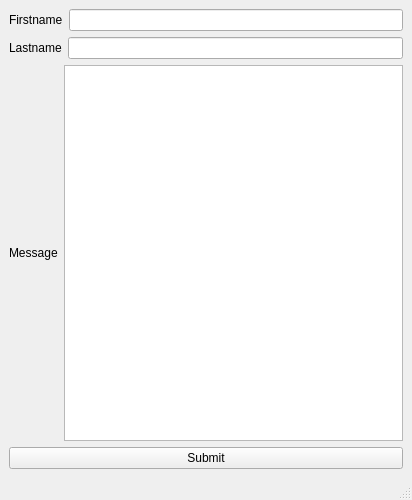
<?xml version="1.0" encoding="UTF-8"?>
<ui version="4.0">
 <class>MainWindow</class>
 <widget class="QMainWindow" name="MainWindow">
  <property name="geometry">
   <rect>
    <x>0</x>
    <y>0</y>
    <width>412</width>
    <height>500</height>
   </rect>
  </property>
  <property name="windowTitle">
   <string>MainWindow</string>
  </property>
  <widget class="QWidget" name="centralwidget">
   <layout class="QVBoxLayout" name="verticalLayout">
    <item>
     <layout class="QHBoxLayout" name="horizontalLayout">
      <item>
       <widget class="QLabel" name="label">
        <property name="text">
         <string>Firstname</string>
        </property>
       </widget>
      </item>
      <item>
       <widget class="QLineEdit" name="firstname_line_edit"/>
      </item>
     </layout>
    </item>
    <item>
     <layout class="QHBoxLayout" name="horizontalLayout_2">
      <item>
       <widget class="QLabel" name="label_2">
        <property name="text">
         <string>Lastname</string>
        </property>
       </widget>
      </item>
      <item>
       <widget class="QLineEdit" name="lastname_line_edit"/>
      </item>
     </layout>
    </item>
    <item>
     <layout class="QHBoxLayout" name="horizontalLayout_3">
      <item>
       <widget class="QLabel" name="label_3">
        <property name="text">
         <string>Message</string>
        </property>
       </widget>
      </item>
      <item>
       <widget class="QTextEdit" name="message_text_edit">
        <property name="html">
         <string>&lt;!DOCTYPE HTML PUBLIC &quot;-//W3C//DTD HTML 4.0//EN&quot; &quot;http://www.w3.org/TR/REC-html40/strict.dtd&quot;&gt;
&lt;html&gt;&lt;head&gt;&lt;meta name=&quot;qrichtext&quot; content=&quot;1&quot; /&gt;&lt;style type=&quot;text/css&quot;&gt;
p, li { white-space: pre-wrap; }
&lt;/style&gt;&lt;/head&gt;&lt;body style=&quot; font-family:'MS Shell Dlg 2'; font-size:7.8pt; font-weight:400; font-style:normal;&quot;&gt;
&lt;p style=&quot;-qt-paragraph-type:empty; margin-top:0px; margin-bottom:0px; margin-left:0px; margin-right:0px; -qt-block-indent:0; text-indent:0px;&quot;&gt;&lt;br /&gt;&lt;/p&gt;&lt;/body&gt;&lt;/html&gt;</string>
        </property>
       </widget>
      </item>
     </layout>
    </item>
    <item>
     <widget class="QPushButton" name="pushButton">
      <property name="text">
       <string>Submit</string>
      </property>
     </widget>
    </item>
   </layout>
  </widget>
  <widget class="QMenuBar" name="menubar">
   <property name="geometry">
    <rect>
     <x>0</x>
     <y>0</y>
     <width>412</width>
     <height>26</height>
    </rect>
   </property>
  </widget>
  <widget class="QStatusBar" name="statusbar"/>
 </widget>
 <resources/>
 <connections/>
</ui>
